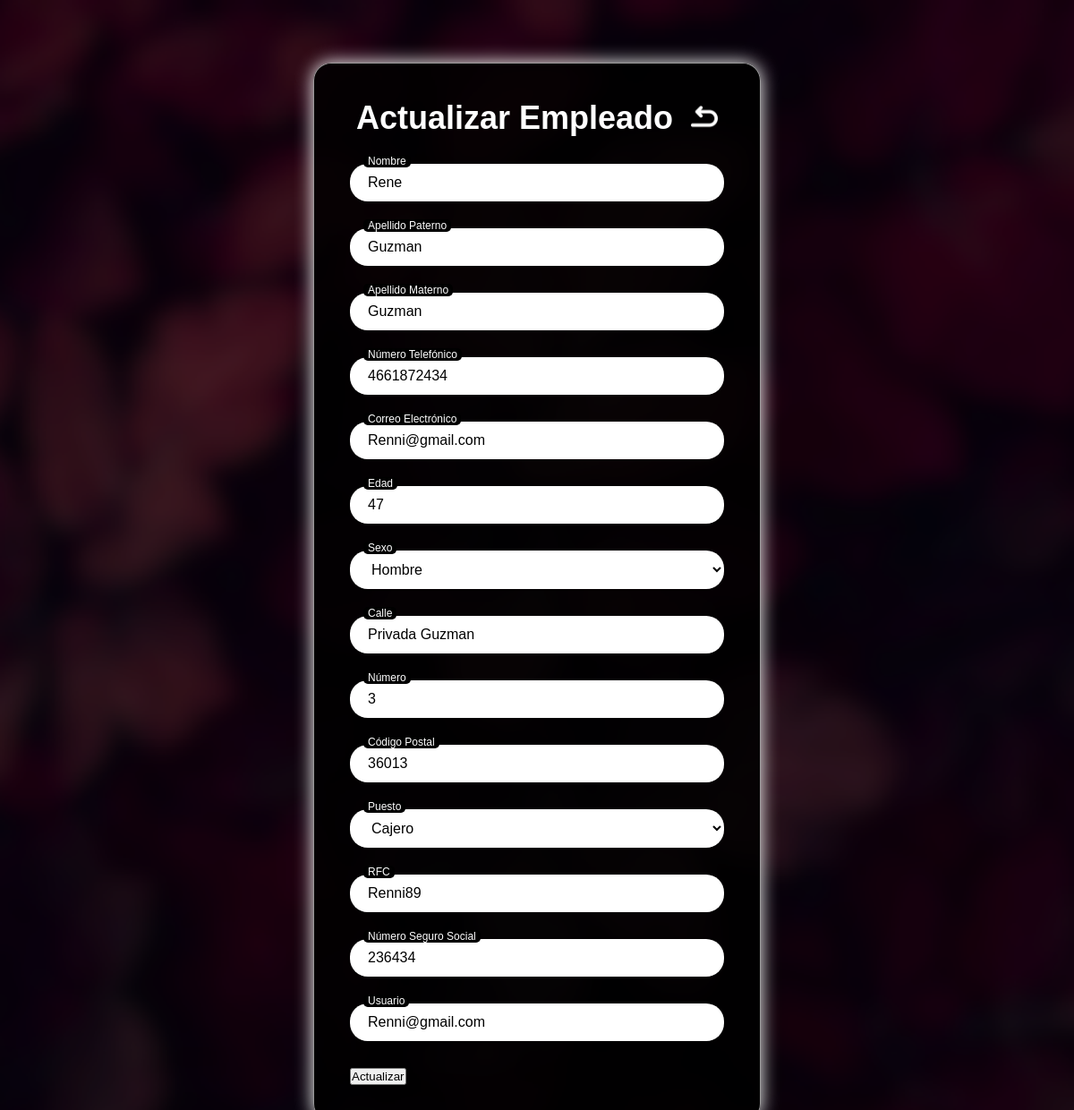
The page /Herreria/EditarEmpleado.php?idEmpleado=18 on the database its author committed.
### tables this page shows
CREATE TABLE Empleados (
    idEmpleado INT AUTO_INCREMENT PRIMARY KEY,
    Puesto ENUM('Administrador', 'Cajero', 'Agente de Venta') NOT NULL,
    RFC VARCHAR(13) NOT NULL UNIQUE,
    NumeroSeguroSocial VARCHAR(11) NOT NULL UNIQUE,
    Usuario VARCHAR(255) NOT NULL UNIQUE,
    Contraseña VARCHAR(255) NOT NULL,
    idPersona INT NOT NULL,
    
    CONSTRAINT fk_Empleados_Personas FOREIGN KEY (idPersona)
        REFERENCES Personas(idPersona)
        ON DELETE CASCADE
        ON UPDATE CASCADE
);

CREATE TABLE Personas (
    idPersona int not null auto_increment primary key,
    Nombre varchar(50) not null,
    Paterno varchar(50) not null,
    Materno varchar(50) not null,
    Telefono varchar(10) not null UNIQUE,
    Email varchar(50) not null UNIQUE,
    Edad smallint not null check (Edad >0 and Edad<100),
    Sexo Enum('H','M') not null,
    Estatus ENUM('Activo','Inactivo') NOT NULL DEFAULT 'Activo',
    idDomicilio int,
    CONSTRAINT fk_Clientes_Domicilios FOREIGN KEY (idDomicilio)
            REFERENCES Domicilios(idDomicilio)
            ON DELETE CASCADE
            ON UPDATE CASCADE
);

CREATE TABLE Domicilios(
    idDomicilio int not null auto_increment primary key,
    Calle varchar(50) not null,
    Numero int not null,
    c_CP int not null,
    Foreign Key (c_CP) REFERENCES CodigosPostales(c_CP)
);

CREATE TABLE CodigosPostales (
    c_CP INT NOT NULL AUTO_INCREMENT PRIMARY KEY,
    d_codigo VARCHAR(10) NOT NULL,
    d_CP VARCHAR(10),
    c_tipo_asenta INT NOT NULL,
    FOREIGN KEY (c_tipo_asenta) REFERENCES Asentamiento(c_tipo_asenta)
);

### Herreria/EditarEmpleado.php (the view, shortened to what this page needs)
<?php
$host = "db";
$usuario = "root";
$clave = "clave";
$bd = "HerreriaUG";
$conexion = new mysqli($host, $usuario, $clave, $bd);
$idEmpleado = $_SESSION['id'] ?? 1;
$conexion->query("SET @id_empleado_sesion := $idEmpleado");
$idEmpleadoEdicion = isset($_GET['idEmpleado']) ? (int)$_GET['idEmpleado'] : null;
$sql = "SELECT e.idEmpleado, e.Puesto, e.RFC, e.NumeroSeguroSocial, e.Usuario,
               p.Nombre, p.Paterno, p.Materno, p.Telefono, p.Email, p.Edad, p.Sexo, p.idDomicilio,
               d.Calle, d.Numero, cp.d_CP
        FROM Empleados e
        JOIN Personas p ON e.idPersona = p.idPersona
        JOIN Domicilios d ON p.idDomicilio = d.idDomicilio
        JOIN CodigosPostales cp ON d.c_CP = cp.c_CP
        WHERE e.idEmpleado = ?";
$stmt = $conexion->prepare($sql);
$stmt->bind_param("i", $idEmpleadoEdicion);
$stmt->execute();
$resultado = $stmt->get_result();
$empleado = $resultado->fetch_assoc();
?>
<!DOCTYPE html>
<html lang="es">
<head>
    <link rel="stylesheet" type="text/css" href="EditarEmpleado.css" />
</head>
<body>
    <main>
        <section class="centro">
            <br /><br />
            <div class="log">
                <div class="login">
                    <form method="POST" action="">
                        <div class="titulo">
                            <h2>Actualizar Empleado</h2>
                            <a href="Empleados.php">
                                <img src="Imagenes/atras.png" alt="Botón Atrás" class="boton-atras" />
                            </a>
                        </div>
                        <div class="input-group">
                            <input type="text" name="Nombre" value="<?php echo htmlspecialchars($empleado['Nombre']); ?>" required placeholder=" " />
                            <label for="Nombre">Nombre</label>
                        </div>
                        <div class="input-group">
                            <input type="text" name="Paterno" value="<?php echo htmlspecialchars($empleado['Paterno']); ?>" required placeholder=" " />
                            <label for="Paterno">Apellido Paterno</label>
                        </div>
                        <div class="input-group">
                            <input type="text" name="Materno" value="<?php echo htmlspecialchars($empleado['Materno']); ?>" required placeholder=" " />
                            <label for="Materno">Apellido Materno</label>
                        </div>
                        <div class="input-group">
                            <input type="tel" name="Telefono" value="<?php echo htmlspecialchars($empleado['Telefono']); ?>" pattern="[0-9]{10}" required placeholder=" " />
                            <label for="Telefono">Número Telefónico</label>
                        </div>
                        <div class="input-group">
                            <input type="email" name="Email" value="<?php echo htmlspecialchars($empleado['Email']); ?>" required placeholder=" " />
                            <label for="Email">Correo Electrónico</label>
                        </div>
                        <div class="input-group">
                            <input type="number" name="Edad" min="0" max="120" value="<?php echo htmlspecialchars($empleado['Edad']); ?>" required placeholder=" " />
                            <label for="Edad">Edad</label>
                        </div>
                        <div class="input-group">
                            <select name="Sexo" required>
                                <option value="H" <?php echo ($empleado['Sexo'] == 'H') ? 'selected' : ''; ?>>Hombre</option>
                            </select>
                            <label for="Sexo">Sexo</label>
                        </div>
                        <div class="input-group">
                            <input type="text" name="Calle" value="<?php echo htmlspecialchars($empleado['Calle']); ?>" required placeholder=" " />
                            <label for="Calle">Calle</label>
                        </div>
                        <div class="input-group">
                            <input type="number" name="Numero" min="1" value="<?php echo htmlspecialchars($empleado['Numero']); ?>" required placeholder=" " />
                            <label for="Numero">Número</label>
                        </div>
                        <div class="input-group">
                            <input type="text" name="d_CP" value="<?php echo htmlspecialchars($empleado['d_CP']); ?>" required placeholder=" " />
                            <label for="d_CP">Código Postal</label>
                        </div>
                        <div class="input-group">
                            <select name="Puesto" required>
                                <option value="Cajero" <?php echo ($empleado['Puesto'] == 'Cajero') ? 'selected' : ''; ?>>Cajero</option>
                            </select>
                            <label for="Puesto">Puesto</label>
                        </div>
                        <div class="input-group">
                            <input type="text" name="RFC" value="<?php echo htmlspecialchars($empleado['RFC']); ?>" maxlength="13" placeholder=" " />
                            <label for="RFC">RFC</label>
                        </div>
                        <div class="input-group">
                            <input type="text" name="NumeroSeguroSocial" value="<?php echo htmlspecialchars($empleado['NumeroSeguroSocial']); ?>" maxlength="11" placeholder=" " />
                            <label for="NumeroSeguroSocial">Número Seguro Social</label>
                        </div>
                        <div class="input-group">
                            <input type="text" name="Usuario" value="<?php echo htmlspecialchars($empleado['Usuario']); ?>" required placeholder=" " />
                            <label for="Usuario">Usuario</label>
                        </div>
                        <button type="submit" class="button-1">Actualizar</button>
                    </form>
                </div>
            </div>
        </section>
    </main>
</body>
</html>

### Herreria/EditarEmpleado.css (style rules this page uses)
* { margin: 0; padding: 0; box-sizing: border-box; }
html, body { height: 100%; font-family: sans-serif; }
body { background-image: url('Imagenes/Fondo.png'); background-size: cover; background-position: center; background-repeat: no-repeat; background-attachment: fixed; display: flex; flex-direction: column; min-height: 100vh; }
main { flex: 1; display: flex; justify-content: center; align-items: flex-start; padding-top: 160px; width: 100%; padding-top: 70px; }
.centro { width: 100%; display: flex; justify-content: center; }
.log { display: flex; justify-content: center; width: 100%; }
.login { background-color: rgba(0, 0, 0, 0.85); padding: 40px; border-radius: 20px; width: 100%; max-width: 500px; margin-bottom: 40px; box-shadow: 0 0 20px rgb(255, 255, 255); border: 1px solid rgba(255, 255, 255, 0.6); }
.titulo h2 { font-size: 36px; margin-bottom: 30px; text-align: center; color: white; }
.input-group { position: relative; margin-bottom: 30px; width: 100%; }
.input-group input, .input-group select, .input-group textarea { width: 100%; padding: 12px 20px; border-radius: 20px; border: none; font-size: 16px; color: black; background-color: white; }
.input-group label { position: absolute; left: 20px; top: 12px; color: gray; font-size: 16px; pointer-events: none; transition: 0.2s ease all; }
.input-group input:focus + label, .input-group input:not(:placeholder-shown) + label, .input-group select:focus + label, .input-group select:not(:placeholder-shown) + label, .input-group textarea:focus + label, .input-group textarea:not(:placeholder-shown) + label { top: -10px; left: 15px; font-size: 12px; color: white; background-color: black; padding: 0 5px; border-radius: 5px; }
.titulo { display: flex; justify-content: center; align-items: center; margin-bottom: 30px; width: 100%; }
.titulo h2 { font-size: 36px; color: white; margin: 0; margin-right: 10px; }
.boton-atras { width: 30px; height: auto; cursor: pointer; transition: transform 0.3s ease; margin-left: 10px; }

### rows shown on the page
empleados: Nombre "Rene", Paterno "Guzman", Materno "Guzman", Telefono "4661872434", Email "Renni@gmail.com", Edad "47", Calle "Privada Guzman", Numero "3", d_CP "36013", Puesto "Cajero", RFC "Renni89", NumeroSeguroSocial "236434", Usuario "Renni@gmail.com"
personas: Sexo "Hombre"
